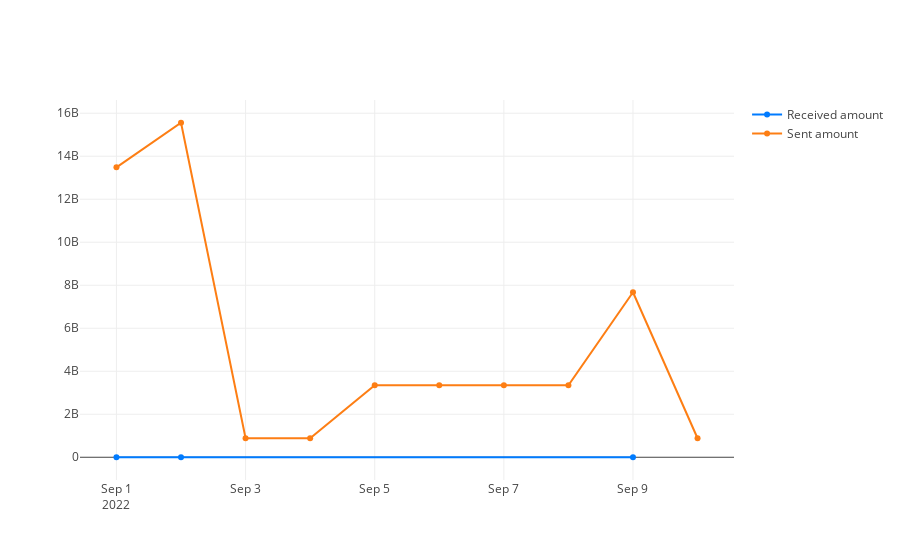

This figure's notebook cell:
### Code cell
fig = go.Figure()
fig.add_trace(go.Scatter(x=received_transactions.date, y=received_transactions.amount_paid, name='Received amount', line=dict(color="#007bff")))
fig.add_trace(go.Scatter(x=sent_transactions.date, y=sent_transactions.amount_paid, name='Sent amount', line=dict(color='#fd7e14')))
fig.show()

### Figure 1 — Plotly figure (JSON) as saved in the notebook; plotly's stock layout.template omitted (floating-point values rounded to 4 significant figures)
{"data": [{"line": {"color": "#007bff"}, "name": "Received amount", "type": "scatter", "x": ["2022-09-01", "2022-09-02", "2022-09-09"], "y": [0.19, 239800.0, 239800.0]}, {"line": {"color": "#fd7e14"}, "name": "Sent amount", "type": "scatter", "x": ["2022-09-01", "2022-09-02", "2022-09-03", "2022-09-04", "2022-09-05", "2022-09-06", "2022-09-07", "2022-09-08", "2022-09-09", "2022-09-10"], "y": [13480000000.0, 15560000000.0, 883500000.0, 883500000.0, 3349000000.0, 3349000000.0, 3349000000.0, 3349000000.0, 7675000000.0, 883500000.0]}], "layout": {}}
